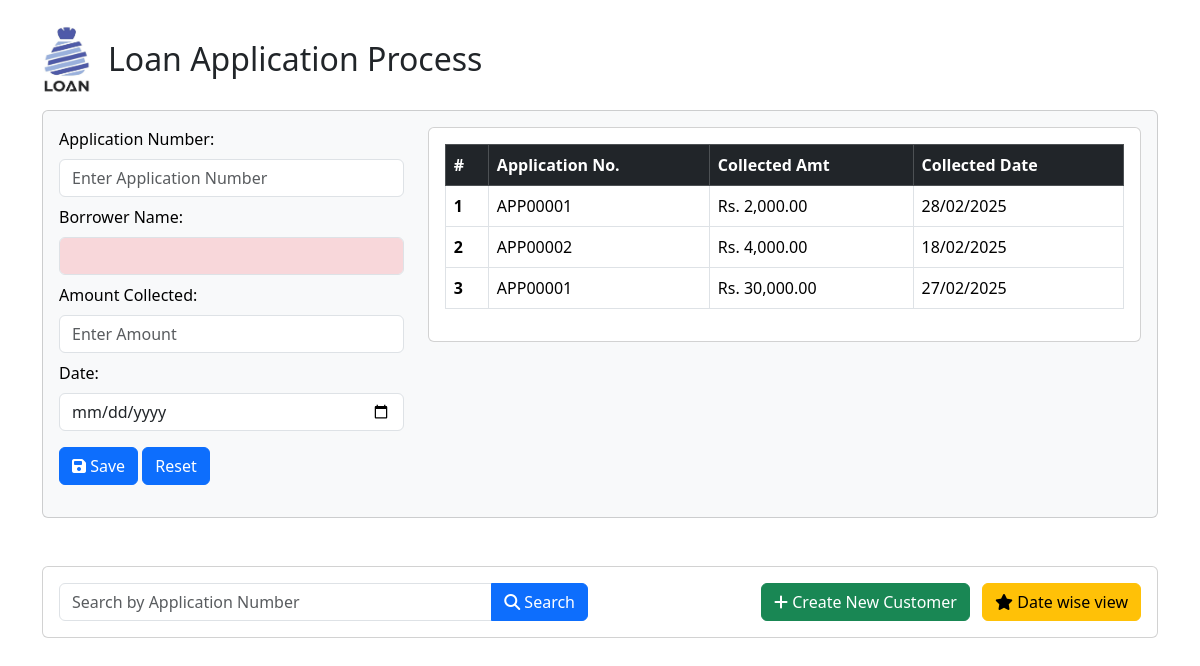
Before: / with the older database file.
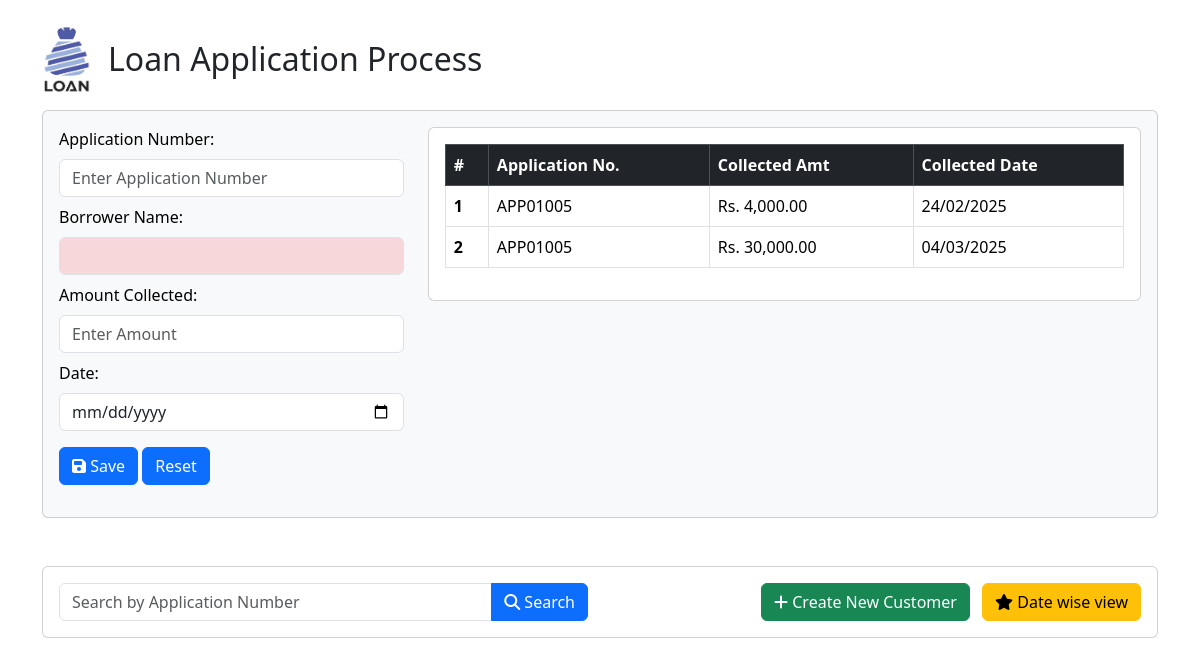
After: the same page with the newer database file.
### tables this page shows
CREATE TABLE `loan_collections` (
  `id` int(11) NOT NULL,
  `application_number` varchar(50) NOT NULL,
  `borrower_name` varchar(255) NOT NULL,
  `amount_collected` decimal(10,2) NOT NULL,
  `collection_date` date NOT NULL,
  `created_at` timestamp NOT NULL DEFAULT current_timestamp()
);

### index.php (the view, shortened to what this page needs)
<!DOCTYPE html>
<html lang="en">
<head>
    <link rel="stylesheet" href="css/bootstrap.min.css">
    <link rel="stylesheet" href="https://cdnjs.cloudflare.com/ajax/libs/font-awesome/6.5.1/css/all.min.css">
</head>
<body>
    <div class="container mt-4">
        <div class="d-flex text-center ">
            <img src="images/loan-logo2.jpg" alt="Loan Logo" width="50" height="70">
            <h2 class="mt-3 mx-3">Loan Application Process</h2>
        </div>
        <div class="card text-bg-light mt-3">
            <div class="card-body">
                <div class="row mb-3">
                    <div class="col-md-4">
                        <form action="save_collection.php" method="POST">
                            <label class="form-label">Application Number:</label>
                            <input type="text" class="form-control mb-2" id="app_number" name="application_number"
                                placeholder="Enter Application Number" onkeyup="fetchBorrower()">
                            <label class="form-label">Borrower Name:</label>
                            <input type="text" class="form-control mb-2" id="borrower_name" name="borrower_name"
                                placeholder="" readonly
                                style="background-color: #f8d7da; color: #721c24; font-weight: bold;">
                            <label class="form-label">Amount Collected:</label>
                            <input type="text" class="form-control mb-2" name="amount_collected"
                                placeholder="Enter Amount">
                            <label class="form-label">Date:</label>
                            <input type="date" class="form-control mb-3" name="collection_date">
                            <button type="submit" class="btn btn-primary"><i class="fa fa-save"></i> Save</button>
                            <input class="btn btn-primary" type="reset" value="Reset">
                        </form>
                    </div>
                    <div class="col-md-8">
                        <div class="card">
                            <div class="card-body" style="max-height: 300px; overflow-y: auto;">
                                <?php
                                include 'includes/connection.php';
                                $sql = "SELECT id, application_number, amount_collected, collection_date
                                FROM loan_collections
                                ORDER BY id DESC";
                                $result = $conn->query($sql);
                                ?>
                                <table class="table table-hover table-bordered">
                                    <thead class="table-dark">
                                        <tr>
                                            <th scope="col">#</th>
                                            <th scope="col">Application No.</th>
                                            <th scope="col">Collected Amt</th>
                                            <th scope="col">Collected Date</th>
                                        </tr>
                                    </thead>
                                    <tbody>
                                        <?php
                                        if ($result->num_rows > 0) {
                                            $count = 1;
                                            while ($row = $result->fetch_assoc()) {
                                                ?>
                                                <tr>
                                                    <th scope='row'><?php echo $count++; ?></th>
                                                    <td><?php echo strtoupper($row['application_number']); ?></td>
                                                    <td>Rs. <?php echo number_format($row['amount_collected'], 2); ?></td>
                                                    <td><?php echo date("d/m/Y", strtotime($row['collection_date'])); ?></td>
                                                </tr>
                                                <?php
                                            }
                                        } else {
                                            ?>
                                            <tr>
                                                <td colspan="4" class="text-center">No records found</td>
                                            </tr>
                                            <?php
                                        }
                                        ?>
                                    </tbody>
                                </table>
                            </div>
                        </div>
                    </div>
                </div>
            </div>
        </div>
        <div class="card mt-5">
            <div class="card-body">
                <div class="row">
                    <div class="col-md-6">
                        <div class="input-group">
                            <input type="text" id="searchAppNumber" class="form-control"
                                placeholder="Search by Application Number">
                            <button class="btn btn-primary" id="searchButton"><i class="fa fa-search"></i>
                                Search</button>
                        </div>
                    </div>
                    <div class="col-md-6">
                        <div class="text-end">
                            <a href="new_customer.php"> <button class="btn btn-success me-2"><i class="fa fa-plus"></i>
                                    Create
                                    New Customer</button></a>
                            <a href="date_search.php">
                                <button class="btn btn-warning"><i class="fa fa-star"></i>
                                    Date wise view</button></a>
                        </div>
                    </div>
                </div>
            </div>
        </div>
    </div>
</body>
</html>

Changed rows visible on the page:
removed loan_collections: application_number "APP00001", amount_collected "2,000.00", collection_date "28/02/2025"
removed loan_collections: application_number "APP00002", amount_collected "4,000.00", collection_date "18/02/2025"
removed loan_collections: application_number "APP00001", amount_collected "30,000.00", collection_date "27/02/2025"
added loan_collections: application_number "APP01005", amount_collected "4,000.00", collection_date "24/02/2025"
added loan_collections: application_number "APP01005", amount_collected "30,000.00", collection_date "04/03/2025"
